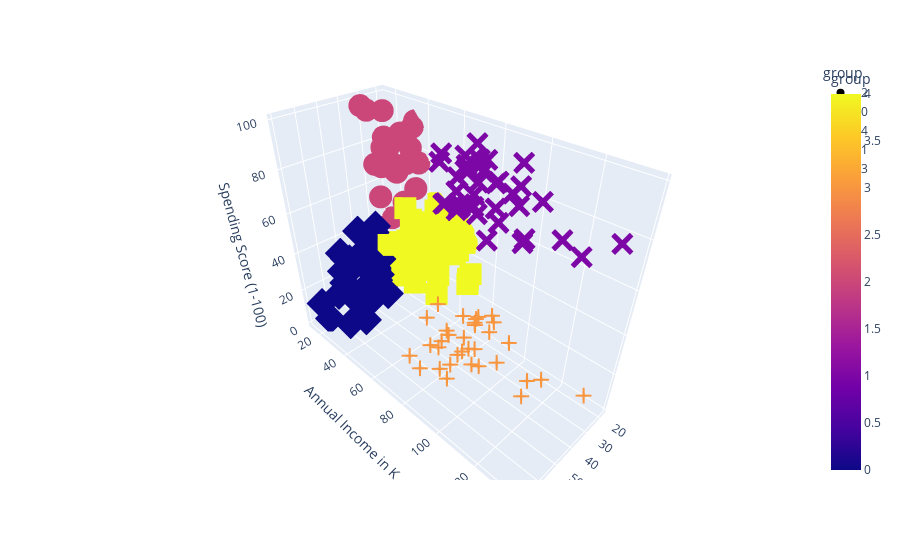

Notebook code for this chart:
### Code cell
px.scatter_3d(df,x='Age',y='Annual Income in K',z='Spending Score (1-100)',color='group',symbol='group')

### Figure 1 — Plotly figure (JSON) as saved in the notebook; plotly's stock layout.template omitted (floating-point values rounded to 4 significant figures)
{"data": [{"hovertemplate": "group=%{marker.color}<br>Age=%{x}<br>Annual Income in K=%{y}<br>Spending Score (1-100)=%{z}<extra></extra>", "legendgroup": "2", "marker": {"color": [2, 2, 2, 2, 2, 2, 2, 2, 2, 2, 2, 2, 2, 2, 2, 2, 2, 2, 2, 2, 2, 2, 2, 2], "coloraxis": "coloraxis", "symbol": "circle"}, "mode": "markers", "name": "2", "scene": "scene", "showlegend": true, "type": "scatter3d", "x": [19, 21, 23, 22, 23, 30, 35, 24, 22, 20, 35, 25, 31, 29, 35, 23, 21, 18, 21, 30, 20, 24, 31, 24], "y": [15, 15, 16, 17, 18, 19, 19, 20, 20, 21, 23, 24, 25, 28, 28, 29, 30, 33, 33, 34, 37, 38, 39, 39], "z": [39, 81, 77, 76, 94, 72, 99, 77, 79, 66, 98, 73, 73, 82, 61, 87, 73, 92, 81, 73, 75, 92, 61, 65]}, {"hovertemplate": "group=%{marker.color}<br>Age=%{x}<br>Annual Income in K=%{y}<br>Spending Score (1-100)=%{z}<extra></extra>", "legendgroup": "0", "marker": {"color": [0, 0, 0, 0, 0, 0, 0, 0, 0, 0, 0, 0, 0, 0, 0, 0, 0, 0, 0, 0, 0, 0, 0, 0, 0, 0, 0, 0, 0, 0, 0, 0, 0, 0, 0, 0, 0, 0, 0, 0, 0, 0, 0, 0, 0, 0, 0, 0, 0, 0], "coloraxis": "coloraxis", "symbol": "diamond"}, "mode": "markers", "name": "0", "scene": "scene", "showlegend": true, "type": "scatter3d", "x": [20, 31, 35, 64, 67, 58, 37, 35, 52, 35, 46, 54, 45, 40, 60, 53, 49, 42, 36, 65, 48, 49, 50, 49, 59, 50, 47, 51, 69, 53, 70, 67, 54, 63, 68, 70, 47, 60, 60, 59, 49, 57, 67, 68, 67, 66, 68, 66, 65, 63], "y": [16, 17, 18, 19, 19, 20, 20, 21, 23, 24, 25, 28, 28, 29, 30, 33, 33, 34, 37, 38, 39, 39, 40, 42, 43, 43, 43, 44, 44, 46, 46, 47, 47, 48, 48, 49, 49, 50, 50, 54, 54, 54, 54, 59, 62, 63, 63, 63, 63, 65], "z": [6, 40, 6, 3, 14, 15, 13, 35, 29, 35, 5, 14, 32, 31, 4, 4, 14, 17, 26, 35, 36, 28, 55, 52, 60, 45, 41, 50, 46, 46, 56, 52, 59, 51, 48, 55, 42, 49, 56, 47, 42, 51, 41, 55, 59, 50, 43, 48, 52, 43]}, {"hovertemplate": "group=%{marker.color}<br>Age=%{x}<br>Annual Income in K=%{y}<br>Spending Score (1-100)=%{z}<extra></extra>", "legendgroup": "4", "marker": {"color": [4, 4, 4, 4, 4, 4, 4, 4, 4, 4, 4, 4, 4, 4, 4, 4, 4, 4, 4, 4, 4, 4, 4, 4, 4, 4, 4, 4, 4, 4, 4, 4, 4, 4, 4, 4, 4, 4, 4, 4, 4, 4, 4, 4, 4, 4, 4, 4, 4, 4, 4, 4, 4], "coloraxis": "coloraxis", "symbol": "square"}, "mode": "markers", "name": "4", "scene": "scene", "showlegend": true, "type": "scatter3d", "x": [27, 29, 31, 33, 31, 27, 19, 18, 43, 19, 32, 26, 45, 40, 23, 38, 46, 21, 48, 55, 22, 34, 50, 18, 48, 40, 32, 24, 47, 27, 48, 20, 23, 49, 26, 49, 21, 54, 19, 38, 19, 18, 19, 49, 51, 50, 27, 38, 40, 23, 43, 25, 28], "y": [40, 40, 40, 42, 43, 46, 46, 48, 48, 48, 48, 54, 54, 54, 54, 54, 54, 54, 54, 57, 57, 58, 58, 59, 60, 60, 60, 60, 60, 60, 61, 61, 62, 62, 62, 62, 62, 63, 63, 64, 64, 65, 65, 65, 67, 67, 67, 67, 69, 70, 71, 72, 76], "z": [47, 42, 42, 60, 54, 51, 55, 59, 50, 59, 47, 54, 53, 48, 52, 55, 44, 57, 46, 58, 55, 60, 46, 41, 49, 40, 42, 52, 47, 50, 42, 49, 41, 48, 55, 56, 42, 46, 54, 42, 46, 48, 50, 59, 43, 57, 56, 40, 58, 29, 35, 34, 40]}, {"hovertemplate": "group=%{marker.color}<br>Age=%{x}<br>Annual Income in K=%{y}<br>Spending Score (1-100)=%{z}<extra></extra>", "legendgroup": "1", "marker": {"color": [1, 1, 1, 1, 1, 1, 1, 1, 1, 1, 1, 1, 1, 1, 1, 1, 1, 1, 1, 1, 1, 1, 1, 1, 1, 1, 1, 1, 1, 1, 1, 1, 1, 1, 1, 1, 1, 1, 1], "coloraxis": "coloraxis", "symbol": "x"}, "mode": "markers", "name": "1", "scene": "scene", "showlegend": true, "type": "scatter3d", "x": [39, 31, 40, 38, 39, 31, 29, 32, 35, 32, 32, 28, 32, 34, 39, 38, 27, 30, 30, 29, 31, 36, 33, 32, 28, 36, 30, 27, 35, 32, 29, 30, 28, 36, 32, 38, 35, 32, 30], "y": [69, 70, 71, 71, 71, 72, 73, 73, 74, 75, 76, 77, 77, 78, 78, 78, 78, 78, 78, 79, 81, 85, 86, 87, 87, 87, 88, 88, 93, 97, 98, 99, 101, 103, 103, 113, 120, 126, 137], "z": [91, 77, 95, 75, 75, 71, 88, 73, 72, 93, 87, 97, 74, 90, 88, 76, 89, 78, 73, 83, 93, 75, 95, 63, 75, 92, 86, 69, 90, 86, 88, 97, 68, 85, 69, 91, 79, 74, 83]}, {"hovertemplate": "group=%{marker.color}<br>Age=%{x}<br>Annual Income in K=%{y}<br>Spending Score (1-100)=%{z}<extra></extra>", "legendgroup": "3", "marker": {"color": [3, 3, 3, 3, 3, 3, 3, 3, 3, 3, 3, 3, 3, 3, 3, 3, 3, 3, 3, 3, 3, 3, 3, 3, 3, 3, 3, 3, 3, 3, 3, 3, 3, 3], "coloraxis": "coloraxis", "symbol": "cross"}, "mode": "markers", "name": "3", "scene": "scene", "showlegend": true, "type": "scatter3d", "x": [59, 47, 20, 44, 19, 57, 25, 48, 34, 43, 44, 47, 37, 34, 56, 19, 50, 42, 36, 40, 36, 52, 58, 59, 37, 46, 41, 54, 41, 34, 33, 47, 45, 32], "y": [71, 71, 73, 73, 74, 75, 77, 77, 78, 78, 78, 78, 78, 78, 79, 81, 85, 86, 87, 87, 87, 88, 88, 93, 97, 98, 99, 101, 103, 103, 113, 120, 126, 137], "z": [11, 9, 5, 7, 10, 5, 12, 36, 22, 17, 20, 16, 1, 1, 35, 5, 26, 20, 27, 13, 10, 13, 15, 14, 32, 15, 39, 24, 17, 23, 8, 16, 28, 18]}], "layout": {"coloraxis": {"colorbar": {"title": {"text": "group"}}, "colorscale": [[0, "#0d0887"], [0.1111, "#46039f"], [0.2222, "#7201a8"], [0.3333, "#9c179e"], [0.4444, "#bd3786"], [0.5556, "#d8576b"], [0.6667, "#ed7953"], [0.7778, "#fb9f3a"], [0.8889, "#fdca26"], [1, "#f0f921"]]}, "legend": {"title": {"text": "group"}, "tracegroupgap": 0}, "margin": {"t": 60}, "scene": {"domain": {"x": [0, 1], "y": [0, 1]}, "xaxis": {"title": {"text": "Age"}}, "yaxis": {"title": {"text": "Annual Income in K"}}, "zaxis": {"title": {"text": "Spending Score (1-100)"}}}}}
